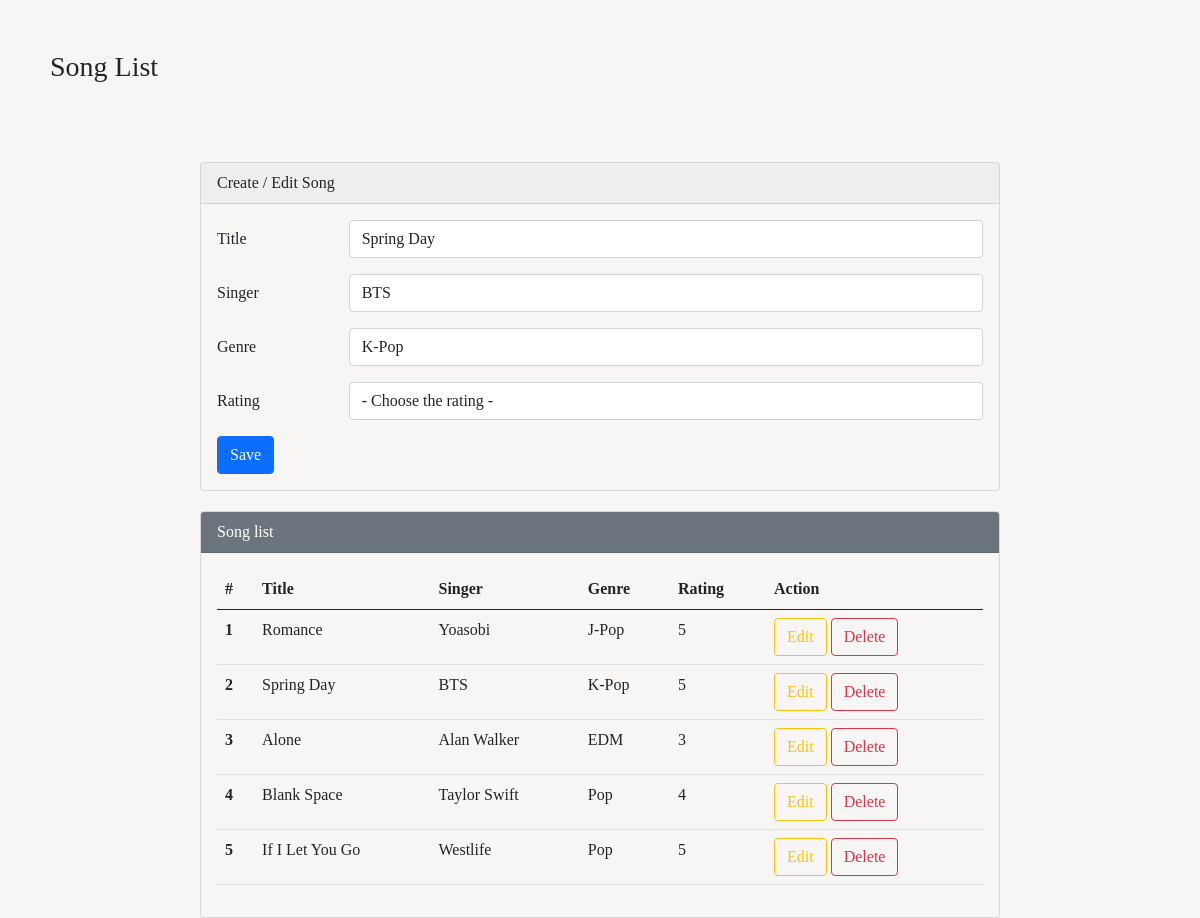
The app's page /song.php?op=edit&id=2 with its own data.
### tables this page shows
CREATE TABLE `song_list` (
  `id` int(25) NOT NULL,
  `title` varchar(100) NOT NULL,
  `singer` varchar(100) NOT NULL,
  `genre` varchar(100) NOT NULL,
  `rating` int(1) NOT NULL
);

### song.php (the view, shortened to what this page needs)
<?php
$host       = "localhost";
$user       = "root";
$pass       = "";
$db         = "uts";
$koneksi    = mysqli_connect($host, $user, $pass, $db);
$title        = "";
$singer       = "";
$genre     = "";
if (isset($_GET['op'])) {
    $op = $_GET['op'];
} else {
    $op = "";
}
if ($op == 'edit') {
    $id         = $_GET['id'];
    $sql1       = "select * from song_list where id = '$id'";
    $q1         = mysqli_query($koneksi, $sql1);
    $r1         = mysqli_fetch_array($q1);
    $title        = $r1['title'];
    $singer       = $r1['singer'];
    $genre     = $r1['genre'];
}
?>
<!DOCTYPE html>
<html lang="en">
<head>
    <link rel="stylesheet" type="text/css" href="gaya.css">
    <link href="https://cdn.jsdelivr.net/npm/bootstrap@5.0.0-beta2/dist/css/bootstrap.min.css" rel="stylesheet">
</head>
<body>
    <div id="song">
        <div class="col">
            <div class="heading" >
                <h3 class="fw-light">Song List</h3>
            </div>
         </div>
        <div class="mx-auto">
            <div class="card">
                <div class="card-header">
                    Create / Edit Song
                </div>
                <div class="card-body">
                    <form action="" method="POST">
                        <div class="mb-3 row">
                            <label for="title" class="col-sm-2 col-form-label">Title</label>
                            <div class="col-sm-10">
                                <input type="text" class="form-control" id="title" name="title" value="<?php echo $title ?>">
                            </div>
                        </div>
                        <div class="mb-3 row">
                            <label for="singer" class="col-sm-2 col-form-label">Singer</label>
                            <div class="col-sm-10">
                                <input type="text" class="form-control" id="singer" name="singer" value="<?php echo $singer ?>">
                            </div>
                        </div>
                        <div class="mb-3 row">
                            <label for="genre" class="col-sm-2 col-form-label">Genre</label>
                            <div class="col-sm-10">
                            <select class="form-control" name="genre" id="genre">
                                    <option value="K-Pop" <?php if ($genre == "K-Pop") echo "selected" ?>>K-Pop</option>
                                </select>
                            </div>
                        </div>
                        <div class="mb-3 row">
                            <label for="rating" class="col-sm-2 col-form-label">Rating</label>
                            <div class="col-sm-10">
                                <select class="form-control" name="rating" id="rating">
                                    <option value="">- Choose the rating -</option>
                                </select>
                            </div>
                        </div>
                        <div class="col-12">
                            <input type="submit" name="save" value="Save" class="btn btn-primary" />
                        </div>
                    </form>
                </div>
            </div>
            <div class="card">
                <div class="card-header text-white bg-secondary">
                    Song list
                </div>
                <div class="card-body">
                    <table class="table">
                        <thead>
                            <tr>
                                <th scope="col">#</th>
                                <th scope="col">Title</th>
                                <th scope="col">Singer</th>
                                <th scope="col">Genre</th>
                                <th scope="col">Rating</th>
                                <th scope="col">Action</th>
                            </tr>
                        </thead>
                        <tbody>
                            <?php
                            $sql2   = "select * from song_list order by id";
                            $q2     = mysqli_query($koneksi, $sql2);
                            $urut   = 1;
                            while ($r2 = mysqli_fetch_array($q2)) {
                                $id         = $r2['id'];
                                $title       = $r2['title'];
                                $singer       = $r2['singer'];
                                $genre     = $r2['genre'];
                                $rating   = $r2['rating'];
                            ?>
                                <tr>
                                    <th scope="row"><?php echo $urut++ ?></th>
                                    <td scope="row"><?php echo $title ?></td>
                                    <td scope="row"><?php echo $singer ?></td>
                                    <td scope="row"><?php echo $genre ?></td>
                                    <td scope="row"><?php echo $rating ?></td>
                                    <td scope="row">
                                        <a href="song.php?op=edit&id=<?php echo $id ?>"><button type="button" class="btn btn-outline-warning">Edit</button></a>
                                        <a href="song.php?op=delete&id=<?php echo $id?>" onclick="return confirm('Yakin mau delete data?')"><button type="button" class="btn btn-outline-danger">Delete</button></a>
                                    </td>
                                </tr>
                            <?php
                            }
                            ?>
                        </tbody>
                    </table>
                </div>
            </div>
        </div>
    </div>
</body>
</html>

### gaya.css (style rules this page uses)
* { margin: 0; padding: 0; box-sizing: border-box; scroll-behavior: smooth; font-family: Georgia, 'Times New Roman', Times, serif; }
html,body { width: 100%; height: 100%; margin: 0px; padding: 0px; overflow-x: hidden; }
#song { background-color: #f7f6f5; }
.heading { padding: 50px; }
.mx-auto { background-color: #f7f6f5; }
.mx-auto .card { background-color: #f7f6f5; }

### song.php (style rules this page uses)
.mx-auto { width: 800px }
.card { margin-top:20px }

### records on screen
song_list: title "Spring Day", singer "BTS", genre "K-Pop", rating "5"
song_list: title "Romance", singer "Yoasobi", genre "J-Pop", rating "5"
song_list: title "Alone", singer "Alan Walker", genre "EDM", rating "3"
song_list: title "Blank Space", singer "Taylor Swift", genre "Pop", rating "4"
song_list: title "If I Let You Go", singer "Westlife", genre "Pop", rating "5"
